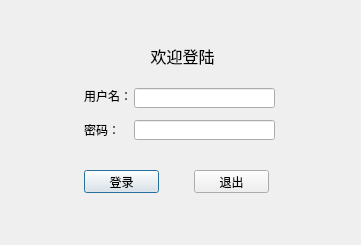
<?xml version="1.0" encoding="UTF-8"?>
<ui version="4.0">
 <class>LoginDialog</class>
 <widget class="QDialog" name="LoginDialog">
  <property name="geometry">
   <rect>
    <x>0</x>
    <y>0</y>
    <width>361</width>
    <height>245</height>
   </rect>
  </property>
  <property name="windowTitle">
   <string>Dialog</string>
  </property>
  <widget class="QLabel" name="label">
   <property name="geometry">
    <rect>
     <x>117</x>
     <y>40</y>
     <width>131</width>
     <height>31</height>
    </rect>
   </property>
   <property name="font">
    <font>
     <pointsize>12</pointsize>
    </font>
   </property>
   <property name="frameShape">
    <enum>QFrame::NoFrame</enum>
   </property>
   <property name="frameShadow">
    <enum>QFrame::Sunken</enum>
   </property>
   <property name="midLineWidth">
    <number>0</number>
   </property>
   <property name="text">
    <string>欢迎登陆</string>
   </property>
   <property name="alignment">
    <set>Qt::AlignCenter</set>
   </property>
  </widget>
  <widget class="QLabel" name="label_2">
   <property name="geometry">
    <rect>
     <x>84</x>
     <y>124</y>
     <width>54</width>
     <height>12</height>
    </rect>
   </property>
   <property name="text">
    <string>密码：</string>
   </property>
  </widget>
  <widget class="QLineEdit" name="pwdLineEdit">
   <property name="geometry">
    <rect>
     <x>134</x>
     <y>120</y>
     <width>141</width>
     <height>20</height>
    </rect>
   </property>
   <property name="echoMode">
    <enum>QLineEdit::Password</enum>
   </property>
  </widget>
  <widget class="QPushButton" name="loginBtn">
   <property name="geometry">
    <rect>
     <x>84</x>
     <y>170</y>
     <width>75</width>
     <height>23</height>
    </rect>
   </property>
   <property name="text">
    <string>登录</string>
   </property>
  </widget>
  <widget class="QPushButton" name="quitBtn">
   <property name="geometry">
    <rect>
     <x>194</x>
     <y>170</y>
     <width>75</width>
     <height>23</height>
    </rect>
   </property>
   <property name="text">
    <string>退出</string>
   </property>
  </widget>
  <widget class="QLabel" name="label_3">
   <property name="geometry">
    <rect>
     <x>84</x>
     <y>90</y>
     <width>54</width>
     <height>12</height>
    </rect>
   </property>
   <property name="text">
    <string>用户名：</string>
   </property>
  </widget>
  <widget class="QLineEdit" name="userNameLineEdit">
   <property name="geometry">
    <rect>
     <x>134</x>
     <y>88</y>
     <width>141</width>
     <height>20</height>
    </rect>
   </property>
  </widget>
 </widget>
 <resources/>
 <connections/>
</ui>
